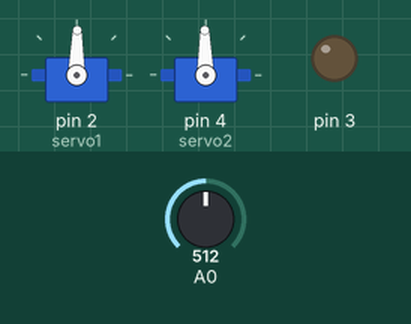
Bench run of a sketch on a simulated Arduino Uno, built with avr-gcc and run on an emulated ATmega328P. On the bench: 2 × servo, output pins drawn as LEDs (lit = HIGH). The test bench sets the inputs (shaded band); at power-on: A0 = 512.

Above: at 18.0 s.
18.1 s: A0 set to 306
At 19.0 s:
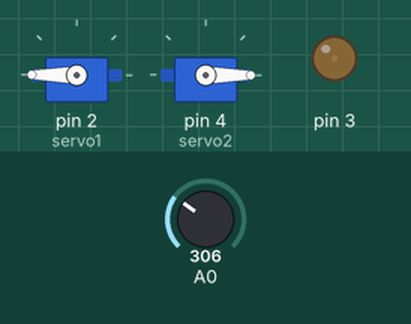
At 25.4 s:
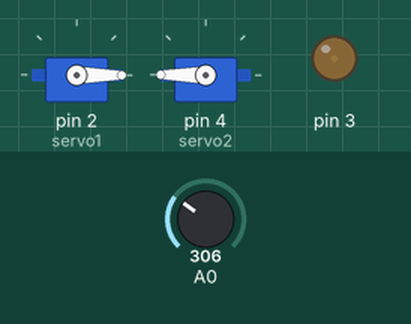
Timing chart, 0 to 38.1 s (numbered marks = the images above; inputs shaded):
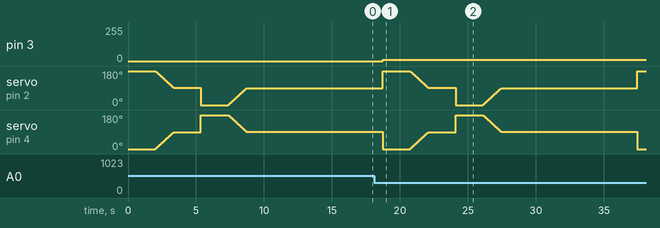

The sketch:

motionTest1.ino
```cpp
//Forward and Reverse motion test with servos
//written by Shaun Wolff
#include <Servo.h>

Servo servo1; //create servo objects
Servo servo2;
float bLevel = 0; //Battery Level
int set1 = 90; //set servo speed to 0
int set2 = 90;

void setup()
{
  Serial.begin(9600);
  servo1.attach(2); //attach right servo to pin 2
  servo2.attach(4); //attach left servo to pin 4
  pinMode(3, OUTPUT);
}

void loop()
{
  //Battery Monitor
  //warning led attached to pin 3
  bLevel = analogRead(A0); //Read analog input in var
  bLevel = bLevel * .0049; //convert to corresponding voltage value
  if(bLevel < 2.50) analogWrite(3, 10); //check if below 5v, warning led on
  else {digitalWrite(3, LOW);} //no warning led

  //move rover forward 2s then backward 2s then stop 10s
  set1 = 180; //servo1 full forward
  set2 = 0; //servo2 full forward
  servo1.write(set1); //feed servos speed setting
  servo2.write(set2);
  delay(2000); //Wait 2s
  for(int i = 180; i > 90; i--) // fade stop
  {
    servo1.write(i);
    int x = 180 - i;
    servo2.write(x);
    delay(15);
  }
  delay(2000); //Wait 2s
  set1 = 0; //servo1 full reverse
  set2 = 180; //servo2 full reverse
  servo1.write(set1); //feed servos speed setting
  servo2.write(set2);
  delay(2000); //Wait 2 sec
  for(int i = 180; i > 90; i--) // fade stop
  {
    servo2.write(i);
    int x = 180 - i;
    servo1.write(x);
    delay(15);
  }
  delay(10000); //Wait 10s

}
```

Measured:
- after the input at 18.1 s, pin 3: 0/255 → 10/255 after 0.63 s
